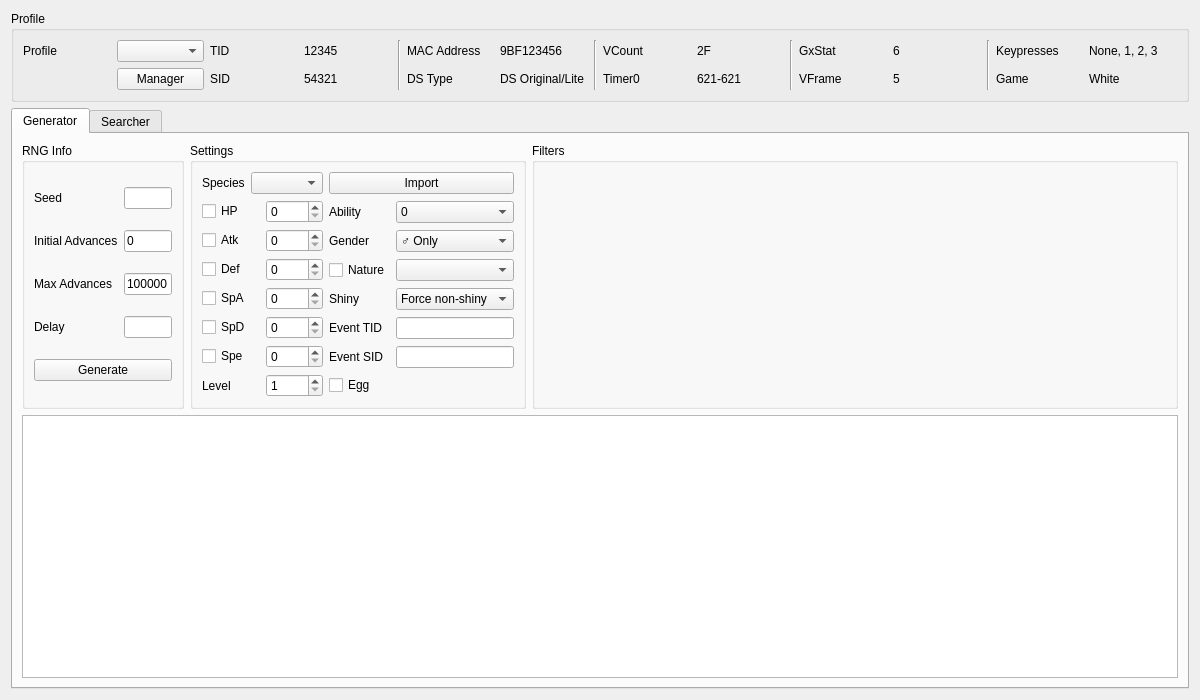
<?xml version="1.0" encoding="UTF-8"?>
<ui version="4.0">
 <class>Event5</class>
 <widget class="QWidget" name="Event5">
  <property name="geometry">
   <rect>
    <x>0</x>
    <y>0</y>
    <width>1200</width>
    <height>700</height>
   </rect>
  </property>
  <property name="windowTitle">
   <string>Gen 5 Event</string>
  </property>
  <layout class="QGridLayout" name="gridLayout_7">
   <item row="0" column="0">
    <widget class="QGroupBox" name="groupBoxProfile">
     <property name="title">
      <string>Profile</string>
     </property>
     <layout class="QGridLayout" name="gridLayout_5">
      <item row="0" column="0">
       <widget class="QLabel" name="labelProfile">
        <property name="text">
         <string>Profile</string>
        </property>
       </widget>
      </item>
      <item row="0" column="1">
       <widget class="QComboBox" name="comboBoxProfiles"/>
      </item>
      <item row="0" column="2">
       <widget class="QLabel" name="labelProfileTID">
        <property name="text">
         <string>TID</string>
        </property>
       </widget>
      </item>
      <item row="0" column="3">
       <widget class="QLabel" name="labelProfileTIDValue">
        <property name="text">
         <string notr="true">12345</string>
        </property>
       </widget>
      </item>
      <item row="0" column="4" rowspan="2">
       <widget class="Line" name="line_4">
        <property name="orientation">
         <enum>Qt::Vertical</enum>
        </property>
       </widget>
      </item>
      <item row="0" column="5">
       <widget class="QLabel" name="labelProfileMACAddress">
        <property name="text">
         <string>MAC Address</string>
        </property>
       </widget>
      </item>
      <item row="0" column="6">
       <widget class="QLabel" name="labelProfileMACAddressValue">
        <property name="text">
         <string notr="true">9BF123456</string>
        </property>
       </widget>
      </item>
      <item row="0" column="7" rowspan="2">
       <widget class="Line" name="line_3">
        <property name="orientation">
         <enum>Qt::Vertical</enum>
        </property>
       </widget>
      </item>
      <item row="0" column="8">
       <widget class="QLabel" name="labelProfileVCount">
        <property name="text">
         <string>VCount</string>
        </property>
       </widget>
      </item>
      <item row="0" column="9">
       <widget class="QLabel" name="labelProfileVCountValue">
        <property name="text">
         <string notr="true">2F</string>
        </property>
       </widget>
      </item>
      <item row="0" column="10" rowspan="2">
       <widget class="Line" name="line_2">
        <property name="orientation">
         <enum>Qt::Vertical</enum>
        </property>
       </widget>
      </item>
      <item row="0" column="11">
       <widget class="QLabel" name="labelProfileGxStat">
        <property name="text">
         <string>GxStat</string>
        </property>
       </widget>
      </item>
      <item row="0" column="12">
       <widget class="QLabel" name="labelProfileGxStatValue">
        <property name="text">
         <string notr="true">6</string>
        </property>
       </widget>
      </item>
      <item row="0" column="13" rowspan="2">
       <widget class="Line" name="line">
        <property name="orientation">
         <enum>Qt::Vertical</enum>
        </property>
       </widget>
      </item>
      <item row="0" column="14">
       <widget class="QLabel" name="labelProfileKeypresses">
        <property name="text">
         <string>Keypresses</string>
        </property>
       </widget>
      </item>
      <item row="0" column="15">
       <widget class="QLabel" name="labelProfileKeypressesValue">
        <property name="text">
         <string>None, 1, 2, 3</string>
        </property>
       </widget>
      </item>
      <item row="1" column="1">
       <widget class="QPushButton" name="pushButtonProfileManager">
        <property name="text">
         <string>Manager</string>
        </property>
       </widget>
      </item>
      <item row="1" column="2">
       <widget class="QLabel" name="labelProfileSID">
        <property name="text">
         <string>SID</string>
        </property>
       </widget>
      </item>
      <item row="1" column="3">
       <widget class="QLabel" name="labelProfileSIDValue">
        <property name="text">
         <string notr="true">54321</string>
        </property>
       </widget>
      </item>
      <item row="1" column="5">
       <widget class="QLabel" name="labelProfileDSType">
        <property name="text">
         <string>DS Type</string>
        </property>
       </widget>
      </item>
      <item row="1" column="6">
       <widget class="QLabel" name="labelProfileDSTypeValue">
        <property name="text">
         <string>DS Original/Lite</string>
        </property>
       </widget>
      </item>
      <item row="1" column="8">
       <widget class="QLabel" name="labelProfileTimer0">
        <property name="text">
         <string>Timer0</string>
        </property>
       </widget>
      </item>
      <item row="1" column="9">
       <widget class="QLabel" name="labelProfileTimer0Value">
        <property name="text">
         <string notr="true">621-621</string>
        </property>
       </widget>
      </item>
      <item row="1" column="11">
       <widget class="QLabel" name="labelProfileVFrame">
        <property name="text">
         <string>VFrame</string>
        </property>
       </widget>
      </item>
      <item row="1" column="12">
       <widget class="QLabel" name="labelProfileVFrameValue">
        <property name="text">
         <string notr="true">5</string>
        </property>
       </widget>
      </item>
      <item row="1" column="14">
       <widget class="QLabel" name="labelProfileGame">
        <property name="text">
         <string>Game</string>
        </property>
       </widget>
      </item>
      <item row="1" column="15">
       <widget class="QLabel" name="labelProfileGameValue">
        <property name="text">
         <string>White</string>
        </property>
       </widget>
      </item>
     </layout>
    </widget>
   </item>
   <item row="1" column="0">
    <widget class="QTabWidget" name="tabRNGSelector">
     <widget class="QWidget" name="tabGenerator">
      <attribute name="title">
       <string>Generator</string>
      </attribute>
      <layout class="QGridLayout" name="gridLayout_12">
       <item row="1" column="0" colspan="3">
        <widget class="TableView" name="tableViewGenerator"/>
       </item>
       <item row="0" column="0">
        <widget class="QGroupBox" name="groupBoxGeneratorRNGInfo">
         <property name="sizePolicy">
          <sizepolicy hsizetype="Preferred" vsizetype="Preferred">
           <horstretch>1</horstretch>
           <verstretch>0</verstretch>
          </sizepolicy>
         </property>
         <property name="title">
          <string>RNG Info</string>
         </property>
         <layout class="QGridLayout" name="gridLayout_6">
          <item row="0" column="0">
           <widget class="QLabel" name="labelGeneratorSeed">
            <property name="text">
             <string>Seed</string>
            </property>
           </widget>
          </item>
          <item row="0" column="1">
           <widget class="TextBox" name="textBoxGeneratorSeed"/>
          </item>
          <item row="1" column="0">
           <widget class="QLabel" name="labelGeneratorInitialAdvances">
            <property name="text">
             <string>Initial Advances</string>
            </property>
           </widget>
          </item>
          <item row="1" column="1">
           <widget class="TextBox" name="textBoxGeneratorInitialAdvances">
            <property name="text">
             <string notr="true">0</string>
            </property>
           </widget>
          </item>
          <item row="2" column="0">
           <widget class="QLabel" name="labelGeneratorMaxAdvances">
            <property name="text">
             <string>Max Advances</string>
            </property>
           </widget>
          </item>
          <item row="2" column="1">
           <widget class="TextBox" name="textBoxGeneratorMaxAdvances">
            <property name="text">
             <string notr="true">100000</string>
            </property>
           </widget>
          </item>
          <item row="3" column="0">
           <widget class="QLabel" name="labelGeneratorDelay">
            <property name="text">
             <string>Delay</string>
            </property>
           </widget>
          </item>
          <item row="3" column="1">
           <widget class="TextBox" name="textBoxGeneratorDelay"/>
          </item>
          <item row="4" column="0" colspan="2">
           <widget class="QPushButton" name="pushButtonGenerate">
            <property name="text">
             <string>Generate</string>
            </property>
           </widget>
          </item>
         </layout>
        </widget>
       </item>
       <item row="0" column="1">
        <widget class="QGroupBox" name="groupBoxGeneratorSettings">
         <property name="sizePolicy">
          <sizepolicy hsizetype="Preferred" vsizetype="Preferred">
           <horstretch>2</horstretch>
           <verstretch>0</verstretch>
          </sizepolicy>
         </property>
         <property name="title">
          <string>Settings</string>
         </property>
         <layout class="QGridLayout" name="gridLayout_11">
          <item row="0" column="0">
           <widget class="QLabel" name="labelGeneratorSpecies">
            <property name="text">
             <string>Species</string>
            </property>
           </widget>
          </item>
          <item row="0" column="1">
           <widget class="ComboBox" name="comboBoxGeneratorSpecies"/>
          </item>
          <item row="0" column="2">
           <widget class="QPushButton" name="pushButtonGeneratorImport">
            <property name="text">
             <string>Import</string>
            </property>
           </widget>
          </item>
          <item row="1" column="0" colspan="2">
           <layout class="QGridLayout" name="gridLayout_8">
            <item row="2" column="0">
             <widget class="QCheckBox" name="checkBoxGeneratorDef">
              <property name="text">
               <string>Def</string>
              </property>
             </widget>
            </item>
            <item row="0" column="0">
             <widget class="QCheckBox" name="checkBoxGeneratorHP">
              <property name="text">
               <string>HP</string>
              </property>
             </widget>
            </item>
            <item row="4" column="0">
             <widget class="QCheckBox" name="checkBoxGeneratorSpD">
              <property name="text">
               <string>SpD</string>
              </property>
             </widget>
            </item>
            <item row="0" column="1">
             <widget class="QSpinBox" name="spinBoxGeneratorHP">
              <property name="maximum">
               <number>31</number>
              </property>
             </widget>
            </item>
            <item row="1" column="1">
             <widget class="QSpinBox" name="spinBoxGeneratorAtk">
              <property name="maximum">
               <number>31</number>
              </property>
             </widget>
            </item>
            <item row="4" column="1">
             <widget class="QSpinBox" name="spinBoxGeneratorSpD">
              <property name="maximum">
               <number>31</number>
              </property>
             </widget>
            </item>
            <item row="5" column="0">
             <widget class="QCheckBox" name="checkBoxGeneratorSpe">
              <property name="text">
               <string>Spe</string>
              </property>
             </widget>
            </item>
            <item row="1" column="0">
             <widget class="QCheckBox" name="checkBoxGeneratorAtk">
              <property name="text">
               <string>Atk</string>
              </property>
             </widget>
            </item>
            <item row="3" column="0">
             <widget class="QCheckBox" name="checkBoxGeneratorSpA">
              <property name="text">
               <string>SpA</string>
              </property>
             </widget>
            </item>
            <item row="5" column="1">
             <widget class="QSpinBox" name="spinBoxGeneratorSpe">
              <property name="maximum">
               <number>31</number>
              </property>
             </widget>
            </item>
            <item row="3" column="1">
             <widget class="QSpinBox" name="spinBoxGeneratorSpA">
              <property name="maximum">
               <number>31</number>
              </property>
             </widget>
            </item>
            <item row="2" column="1">
             <widget class="QSpinBox" name="spinBoxGeneratorDef">
              <property name="maximum">
               <number>31</number>
              </property>
             </widget>
            </item>
            <item row="6" column="0">
             <widget class="QLabel" name="labelGeneratorLevel">
              <property name="text">
               <string>Level</string>
              </property>
             </widget>
            </item>
            <item row="6" column="1">
             <widget class="QSpinBox" name="spinBoxGeneratorLevel">
              <property name="minimum">
               <number>1</number>
              </property>
              <property name="maximum">
               <number>100</number>
              </property>
             </widget>
            </item>
           </layout>
          </item>
          <item row="1" column="2">
           <layout class="QGridLayout" name="gridLayout_10">
            <item row="0" column="0">
             <widget class="QLabel" name="labelGeneratorAbility">
              <property name="text">
               <string>Ability</string>
              </property>
             </widget>
            </item>
            <item row="0" column="1">
             <widget class="QComboBox" name="comboBoxGeneratorAbility">
              <item>
               <property name="text">
                <string notr="true">0</string>
               </property>
              </item>
              <item>
               <property name="text">
                <string notr="true">1</string>
               </property>
              </item>
              <item>
               <property name="text">
                <string notr="true">H</string>
               </property>
              </item>
              <item>
               <property name="text">
                <string notr="true">0/1</string>
               </property>
              </item>
             </widget>
            </item>
            <item row="1" column="0">
             <widget class="QLabel" name="labelGeneratorGender">
              <property name="text">
               <string>Gender</string>
              </property>
             </widget>
            </item>
            <item row="1" column="1">
             <widget class="QComboBox" name="comboBoxGeneratorGender">
              <item>
               <property name="text">
                <string>♂ Only</string>
               </property>
              </item>
              <item>
               <property name="text">
                <string>♀ Only</string>
               </property>
              </item>
              <item>
               <property name="text">
                <string>Random</string>
               </property>
              </item>
             </widget>
            </item>
            <item row="2" column="0">
             <widget class="QCheckBox" name="checkBoxGeneratorNature">
              <property name="text">
               <string>Nature</string>
              </property>
             </widget>
            </item>
            <item row="2" column="1">
             <widget class="QComboBox" name="comboBoxGeneratorNature"/>
            </item>
            <item row="3" column="0">
             <widget class="QLabel" name="labelGeneratorShiny">
              <property name="text">
               <string>Shiny</string>
              </property>
             </widget>
            </item>
            <item row="3" column="1">
             <widget class="QComboBox" name="comboBoxGeneratorShiny">
              <item>
               <property name="text">
                <string>Force non-shiny</string>
               </property>
              </item>
              <item>
               <property name="text">
                <string>Random</string>
               </property>
              </item>
              <item>
               <property name="text">
                <string>Force shiny</string>
               </property>
              </item>
             </widget>
            </item>
            <item row="4" column="0">
             <widget class="QLabel" name="labelGeneratorEventTID">
              <property name="text">
               <string>Event TID</string>
              </property>
             </widget>
            </item>
            <item row="4" column="1">
             <widget class="TextBox" name="textBoxGeneratorEventTID"/>
            </item>
            <item row="5" column="0">
             <widget class="QLabel" name="labelGeneratorEventSID">
              <property name="text">
               <string>Event SID</string>
              </property>
             </widget>
            </item>
            <item row="5" column="1">
             <widget class="TextBox" name="textBoxGeneratorEventSID"/>
            </item>
            <item row="6" column="0">
             <widget class="QCheckBox" name="checkBoxGeneratorEgg">
              <property name="text">
               <string>Egg</string>
              </property>
             </widget>
            </item>
           </layout>
          </item>
         </layout>
        </widget>
       </item>
       <item row="0" column="2">
        <widget class="QGroupBox" name="groupBoxGeneratorFilters">
         <property name="sizePolicy">
          <sizepolicy hsizetype="Preferred" vsizetype="Preferred">
           <horstretch>4</horstretch>
           <verstretch>0</verstretch>
          </sizepolicy>
         </property>
         <property name="title">
          <string>Filters</string>
         </property>
         <layout class="QGridLayout" name="gridLayout">
          <item row="0" column="0" rowspan="2">
           <widget class="Filter" name="filterGenerator" native="true"/>
          </item>
         </layout>
        </widget>
       </item>
      </layout>
     </widget>
     <widget class="QWidget" name="tabSearcher">
      <attribute name="title">
       <string>Searcher</string>
      </attribute>
      <layout class="QGridLayout" name="gridLayout_3">
       <item row="0" column="1">
        <widget class="QGroupBox" name="groupBoxSearcherSettings">
         <property name="sizePolicy">
          <sizepolicy hsizetype="Preferred" vsizetype="Preferred">
           <horstretch>2</horstretch>
           <verstretch>0</verstretch>
          </sizepolicy>
         </property>
         <property name="title">
          <string>Settings</string>
         </property>
         <layout class="QGridLayout" name="gridLayout_13">
          <item row="0" column="0">
           <widget class="QLabel" name="labelSearcherSpecies">
            <property name="text">
             <string>Species</string>
            </property>
           </widget>
          </item>
          <item row="0" column="1">
           <widget class="ComboBox" name="comboBoxSearcherSpecies"/>
          </item>
          <item row="1" column="0" colspan="2">
           <layout class="QGridLayout" name="gridLayout_9">
            <item row="5" column="1">
             <widget class="QSpinBox" name="spinBoxSearcherSpe">
              <property name="maximum">
               <number>31</number>
              </property>
             </widget>
            </item>
            <item row="1" column="1">
             <widget class="QSpinBox" name="spinBoxSearcherAtk">
              <property name="maximum">
               <number>31</number>
              </property>
             </widget>
            </item>
            <item row="4" column="0">
             <widget class="QCheckBox" name="checkBoxSearcherSpD">
              <property name="text">
               <string>SpD</string>
              </property>
             </widget>
            </item>
            <item row="3" column="0">
             <widget class="QCheckBox" name="checkBoxSearcherSpA">
              <property name="text">
               <string>SpA</string>
              </property>
             </widget>
            </item>
            <item row="2" column="1">
             <widget class="QSpinBox" name="spinBoxSearcherDef">
              <property name="maximum">
               <number>31</number>
              </property>
             </widget>
            </item>
            <item row="1" column="0">
             <widget class="QCheckBox" name="checkBoxSearcherAtk">
              <property name="text">
               <string>Atk</string>
              </property>
             </widget>
            </item>
            <item row="5" column="0">
             <widget class="QCheckBox" name="checkBoxSearcherSpe">
              <property name="text">
               <string>Spe</string>
              </property>
             </widget>
            </item>
            <item row="3" column="1">
             <widget class="QSpinBox" name="spinBoxSearcherSpA">
              <property name="maximum">
               <number>31</number>
              </property>
             </widget>
            </item>
            <item row="0" column="0">
             <widget class="QCheckBox" name="checkBoxSearcherHP">
              <property name="text">
               <string>HP</string>
              </property>
             </widget>
            </item>
            <item row="4" column="1">
             <widget class="QSpinBox" name="spinBoxSearcherSpD">
              <property name="maximum">
               <number>31</number>
              </property>
             </widget>
            </item>
            <item row="0" column="1">
             <widget class="QSpinBox" name="spinBoxSearcherHP">
              <property name="maximum">
               <number>31</number>
              </property>
             </widget>
            </item>
            <item row="2" column="0">
             <widget class="QCheckBox" name="checkBoxSearcherDef">
              <property name="text">
               <string>Def</string>
              </property>
             </widget>
            </item>
            <item row="6" column="1">
             <widget class="QSpinBox" name="spinBoxSearcherLevel">
              <property name="minimum">
               <number>1</number>
              </property>
              <property name="maximum">
               <number>100</number>
              </property>
             </widget>
            </item>
            <item row="6" column="0">
             <widget class="QLabel" name="labelSearcherLevel">
              <property name="text">
               <string>Level</string>
              </property>
             </widget>
            </item>
           </layout>
          </item>
          <item row="1" column="2">
           <layout class="QGridLayout" name="gridLayout_14">
            <item row="0" column="0">
             <widget class="QLabel" name="labelSearcherAbility">
              <property name="text">
               <string>Ability</string>
              </property>
             </widget>
            </item>
            <item row="0" column="1">
             <widget class="QComboBox" name="comboBoxSearcherAbility">
              <item>
               <property name="text">
                <string notr="true">0</string>
               </property>
              </item>
              <item>
               <property name="text">
                <string notr="true">1</string>
               </property>
              </item>
              <item>
               <property name="text">
                <string notr="true">H</string>
               </property>
              </item>
              <item>
               <property name="text">
                <string notr="true">0/1</string>
               </property>
              </item>
             </widget>
            </item>
            <item row="1" column="0">
             <widget class="QLabel" name="labelSearcherGender">
              <property name="text">
               <string>Gender</string>
              </property>
             </widget>
            </item>
            <item row="1" column="1">
             <widget class="QComboBox" name="comboBoxSearcherGender">
              <item>
               <property name="text">
                <string>♂ Only</string>
               </property>
              </item>
              <item>
               <property name="text">
                <string>♀ Only</string>
               </property>
              </item>
              <item>
               <property name="text">
                <string>Random</string>
               </property>
              </item>
             </widget>
            </item>
            <item row="2" column="0">
             <widget class="QCheckBox" name="checkBoxSearcherNature">
              <property name="text">
               <string>Nature</string>
              </property>
             </widget>
            </item>
            <item row="2" column="1">
             <widget class="QComboBox" name="comboBoxSearcherNature"/>
            </item>
            <item row="3" column="0">
             <widget class="QLabel" name="labelSearcherShiny">
              <property name="text">
               <string>Shiny</string>
              </property>
             </widget>
            </item>
            <item row="3" column="1">
             <widget class="QComboBox" name="comboBoxSearcherShiny">
              <item>
               <property name="text">
                <string>Force non-shiny</string>
               </property>
              </item>
              <item>
               <property name="text">
                <string>Random</string>
               </property>
              </item>
              <item>
               <property name="text">
                <string>Force shiny</string>
               </property>
              </item>
             </widget>
            </item>
            <item row="4" column="0">
             <widget class="QLabel" name="labelSearcherEventTID">
              <property name="text">
               <string>Event TID</string>
              </property>
             </widget>
            </item>
            <item row="4" column="1">
             <widget class="TextBox" name="textBoxSearcherEventTID"/>
            </item>
            <item row="5" column="0">
             <widget class="QLabel" name="labelSearcherEventSID">
              <property name="text">
               <string>Event SID</string>
              </property>
             </widget>
            </item>
            <item row="5" column="1">
             <widget class="TextBox" name="textBoxSearcherEventSID"/>
            </item>
            <item row="6" column="0">
             <widget class="QCheckBox" name="checkBoxSearcherEgg">
              <property name="text">
               <string>Egg</string>
              </property>
             </widget>
            </item>
           </layout>
          </item>
          <item row="0" column="2">
           <widget class="QPushButton" name="pushButtonSearcherImport">
            <property name="text">
             <string>Import</string>
            </property>
           </widget>
          </item>
         </layout>
        </widget>
       </item>
       <item row="0" column="2">
        <widget class="QGroupBox" name="groupBoxSearcherFilters">
         <property name="sizePolicy">
          <sizepolicy hsizetype="Preferred" vsizetype="Preferred">
           <horstretch>4</horstretch>
           <verstretch>0</verstretch>
          </sizepolicy>
         </property>
         <property name="title">
          <string>Filters</string>
         </property>
         <layout class="QGridLayout" name="gridLayout_4">
          <item row="0" column="0" rowspan="2">
           <widget class="Filter" name="filterSearcher" native="true"/>
          </item>
         </layout>
        </widget>
       </item>
       <item row="2" column="0" colspan="3">
        <widget class="TableView" name="tableViewSearcher">
         <property name="sortingEnabled">
          <bool>true</bool>
         </property>
        </widget>
       </item>
       <item row="1" column="0" colspan="3">
        <widget class="QProgressBar" name="progressBar">
         <property name="value">
          <number>0</number>
         </property>
        </widget>
       </item>
       <item row="0" column="0">
        <widget class="QGroupBox" name="groupBoxSearcherRNGInfo">
         <property name="sizePolicy">
          <sizepolicy hsizetype="Preferred" vsizetype="Preferred">
           <horstretch>1</horstretch>
           <verstretch>0</verstretch>
          </sizepolicy>
         </property>
         <property name="title">
          <string>RNG Info</string>
         </property>
         <layout class="QGridLayout" name="gridLayout_2">
          <item row="0" column="0">
           <widget class="QLabel" name="labelSearcherMaxAdvances">
            <property name="text">
             <string>Max Advances</string>
            </property>
           </widget>
          </item>
          <item row="0" column="1">
           <widget class="TextBox" name="textBoxSearcherMaxAdvances">
            <property name="text">
             <string notr="true">100</string>
            </property>
           </widget>
          </item>
          <item row="1" column="0">
           <widget class="QLabel" name="labelSearcherStartDate">
            <property name="text">
             <string>Start Date</string>
            </property>
           </widget>
          </item>
          <item row="1" column="1">
           <widget class="DateEdit" name="dateEditSearcherStartDate">
            <property name="maximumDateTime">
             <datetime>
              <hour>23</hour>
              <minute>59</minute>
              <second>59</second>
              <year>2099</year>
              <month>12</month>
              <day>31</day>
             </datetime>
            </property>
            <property name="minimumDateTime">
             <datetime>
              <hour>0</hour>
              <minute>0</minute>
              <second>0</second>
              <year>2000</year>
              <month>1</month>
              <day>1</day>
             </datetime>
            </property>
            <property name="calendarPopup">
             <bool>true</bool>
            </property>
           </widget>
          </item>
          <item row="2" column="0">
           <widget class="QLabel" name="labelSearcherEndDate">
            <property name="text">
             <string>End Date</string>
            </property>
           </widget>
          </item>
          <item row="2" column="1">
           <widget class="DateEdit" name="dateEditSearcherEndDate">
            <property name="maximumDateTime">
             <datetime>
              <hour>23</hour>
              <minute>59</minute>
              <second>59</second>
              <year>2099</year>
              <month>12</month>
              <day>31</day>
             </datetime>
            </property>
            <property name="minimumDateTime">
             <datetime>
              <hour>0</hour>
              <minute>0</minute>
              <second>0</second>
              <year>2000</year>
              <month>1</month>
              <day>1</day>
             </datetime>
            </property>
            <property name="calendarPopup">
             <bool>true</bool>
            </property>
           </widget>
          </item>
          <item row="3" column="0" colspan="2">
           <layout class="QHBoxLayout" name="horizontalLayout">
            <item>
             <widget class="QPushButton" name="pushButtonSearch">
              <property name="text">
               <string>Search</string>
              </property>
             </widget>
            </item>
            <item>
             <widget class="QPushButton" name="pushButtonCancel">
              <property name="enabled">
               <bool>false</bool>
              </property>
              <property name="text">
               <string>Cancel</string>
              </property>
             </widget>
            </item>
           </layout>
          </item>
         </layout>
        </widget>
       </item>
      </layout>
     </widget>
    </widget>
   </item>
  </layout>
 </widget>
 <customwidgets>
  <customwidget>
   <class>TextBox</class>
   <extends>QLineEdit</extends>
   <header>Form/Controls/TextBox.hpp</header>
  </customwidget>
  <customwidget>
   <class>TableView</class>
   <extends>QTableView</extends>
   <header>Form/Controls/TableView.hpp</header>
  </customwidget>
  <customwidget>
   <class>DateEdit</class>
   <extends>QDateEdit</extends>
   <header>Form/Controls/DateEdit.hpp</header>
  </customwidget>
  <customwidget>
   <class>Filter</class>
   <extends>QWidget</extends>
   <header>Form/Controls/Filter.hpp</header>
   <container>1</container>
  </customwidget>
  <customwidget>
   <class>ComboBox</class>
   <extends>QComboBox</extends>
   <header>Form/Controls/ComboBox.hpp</header>
  </customwidget>
 </customwidgets>
 <tabstops>
  <tabstop>comboBoxProfiles</tabstop>
  <tabstop>pushButtonProfileManager</tabstop>
  <tabstop>tabRNGSelector</tabstop>
  <tabstop>textBoxGeneratorSeed</tabstop>
  <tabstop>textBoxGeneratorInitialAdvances</tabstop>
  <tabstop>textBoxGeneratorMaxAdvances</tabstop>
  <tabstop>textBoxGeneratorDelay</tabstop>
  <tabstop>pushButtonGenerate</tabstop>
  <tabstop>comboBoxGeneratorSpecies</tabstop>
  <tabstop>pushButtonGeneratorImport</tabstop>
  <tabstop>checkBoxGeneratorHP</tabstop>
  <tabstop>spinBoxGeneratorHP</tabstop>
  <tabstop>checkBoxGeneratorAtk</tabstop>
  <tabstop>spinBoxGeneratorAtk</tabstop>
  <tabstop>checkBoxGeneratorDef</tabstop>
  <tabstop>spinBoxGeneratorDef</tabstop>
  <tabstop>checkBoxGeneratorSpA</tabstop>
  <tabstop>spinBoxGeneratorSpA</tabstop>
  <tabstop>checkBoxGeneratorSpD</tabstop>
  <tabstop>spinBoxGeneratorSpD</tabstop>
  <tabstop>checkBoxGeneratorSpe</tabstop>
  <tabstop>spinBoxGeneratorSpe</tabstop>
  <tabstop>spinBoxGeneratorLevel</tabstop>
  <tabstop>comboBoxGeneratorAbility</tabstop>
  <tabstop>comboBoxGeneratorGender</tabstop>
  <tabstop>checkBoxGeneratorNature</tabstop>
  <tabstop>comboBoxGeneratorNature</tabstop>
  <tabstop>comboBoxGeneratorShiny</tabstop>
  <tabstop>textBoxGeneratorEventTID</tabstop>
  <tabstop>textBoxGeneratorEventSID</tabstop>
  <tabstop>checkBoxGeneratorEgg</tabstop>
  <tabstop>tableViewGenerator</tabstop>
  <tabstop>textBoxSearcherMaxAdvances</tabstop>
  <tabstop>dateEditSearcherStartDate</tabstop>
  <tabstop>dateEditSearcherEndDate</tabstop>
  <tabstop>pushButtonSearch</tabstop>
  <tabstop>pushButtonCancel</tabstop>
  <tabstop>comboBoxSearcherSpecies</tabstop>
  <tabstop>pushButtonSearcherImport</tabstop>
  <tabstop>checkBoxSearcherHP</tabstop>
  <tabstop>spinBoxSearcherHP</tabstop>
  <tabstop>checkBoxSearcherAtk</tabstop>
  <tabstop>spinBoxSearcherAtk</tabstop>
  <tabstop>checkBoxSearcherDef</tabstop>
  <tabstop>spinBoxSearcherDef</tabstop>
  <tabstop>checkBoxSearcherSpA</tabstop>
  <tabstop>spinBoxSearcherSpA</tabstop>
  <tabstop>checkBoxSearcherSpD</tabstop>
  <tabstop>spinBoxSearcherSpD</tabstop>
  <tabstop>checkBoxSearcherSpe</tabstop>
  <tabstop>spinBoxSearcherSpe</tabstop>
  <tabstop>spinBoxSearcherLevel</tabstop>
  <tabstop>comboBoxSearcherAbility</tabstop>
  <tabstop>comboBoxSearcherGender</tabstop>
  <tabstop>checkBoxSearcherNature</tabstop>
  <tabstop>comboBoxSearcherNature</tabstop>
  <tabstop>comboBoxSearcherShiny</tabstop>
  <tabstop>textBoxSearcherEventTID</tabstop>
  <tabstop>textBoxSearcherEventSID</tabstop>
  <tabstop>checkBoxSearcherEgg</tabstop>
  <tabstop>tableViewSearcher</tabstop>
 </tabstops>
 <resources/>
 <connections/>
</ui>
